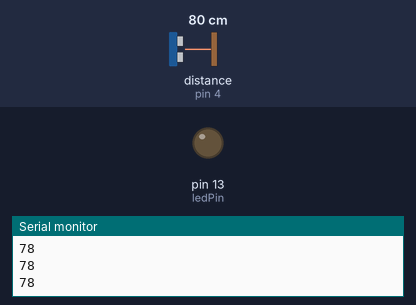
Recording of a sketch running on a simulated Arduino Uno, built with avr-gcc and run on an emulated ATmega328P. Shown: output pins drawn as LEDs (lit = HIGH), the last lines printed to the serial monitor. Wiring (inferred from the names in the program): ultrasonic range finder: trigger pin 2; echo pin 4. The inputs (shaded band) are chosen by the test bench; at power-on: distance to the obstacle (sensor on pin 4) 80 cm. The echo pulse lasts 58.3 µs per cm; pins used as bus, display or sensor lines are not drawn.

Above: at 1.2 s.
1.3 s: distance to the obstacle (sensor on pin 4) set to 14 cm
2.8 s: distance to the obstacle (sensor on pin 4) set to 11 cm
At 4.0 s:
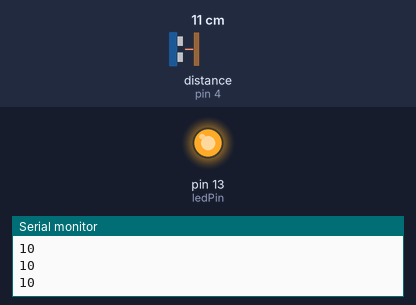
4.3 s: distance to the obstacle (sensor on pin 4) set to 18 cm
At 4.6 s:
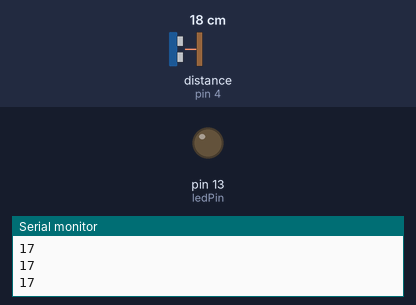
5.8 s: distance to the obstacle (sensor on pin 4) set to 2 cm
At 6.9 s:
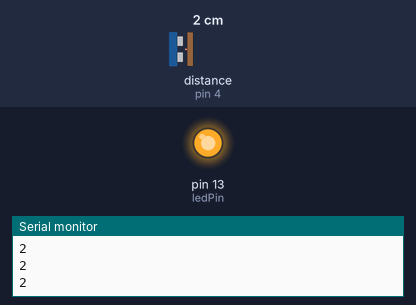
Timing chart, 0 to 8.3 s (numbered marks = the images above; inputs shaded):
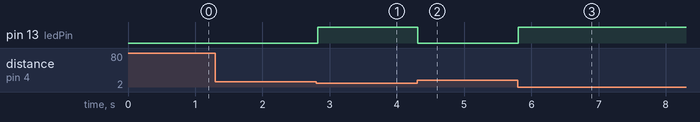

Measured:
- the behaviour switches between 13 and 12 cm on distance to the obstacle (sensor on pin 4) (found by bisection; images 0 and 1)
- after the input at 2.8 s, pin 13 (ledPin): LOW → HIGH at once
- after the input at 4.3 s, pin 13 (ledPin): HIGH → LOW at once
- after the input at 5.8 s, pin 13 (ledPin): LOW → HIGH at once

The sketch:

obstacle_detection.ino
```cpp
const int trigPin = 2;
const int echoPin = 4;
const int ledPin = 13;
long duration;
int distance;

void setup() {
  pinMode(trigPin, OUTPUT);
  pinMode(echoPin, INPUT);
  pinMode(ledPin, OUTPUT);
  Serial.begin(9600);
}

void loop() {
  digitalWrite(trigPin, LOW);
  delayMicroseconds(2);
  digitalWrite(trigPin, HIGH);
  delayMicroseconds(10);
  digitalWrite(trigPin, LOW);

  duration = pulseIn(echoPin, HIGH);
  distance = duration * 0.034 / 2;

  Serial.println(String(distance));

  if(distance > 11){
    digitalWrite(ledPin, LOW);
    } else {
      digitalWrite(ledPin, HIGH);
      }
  delay(50);
}
```
